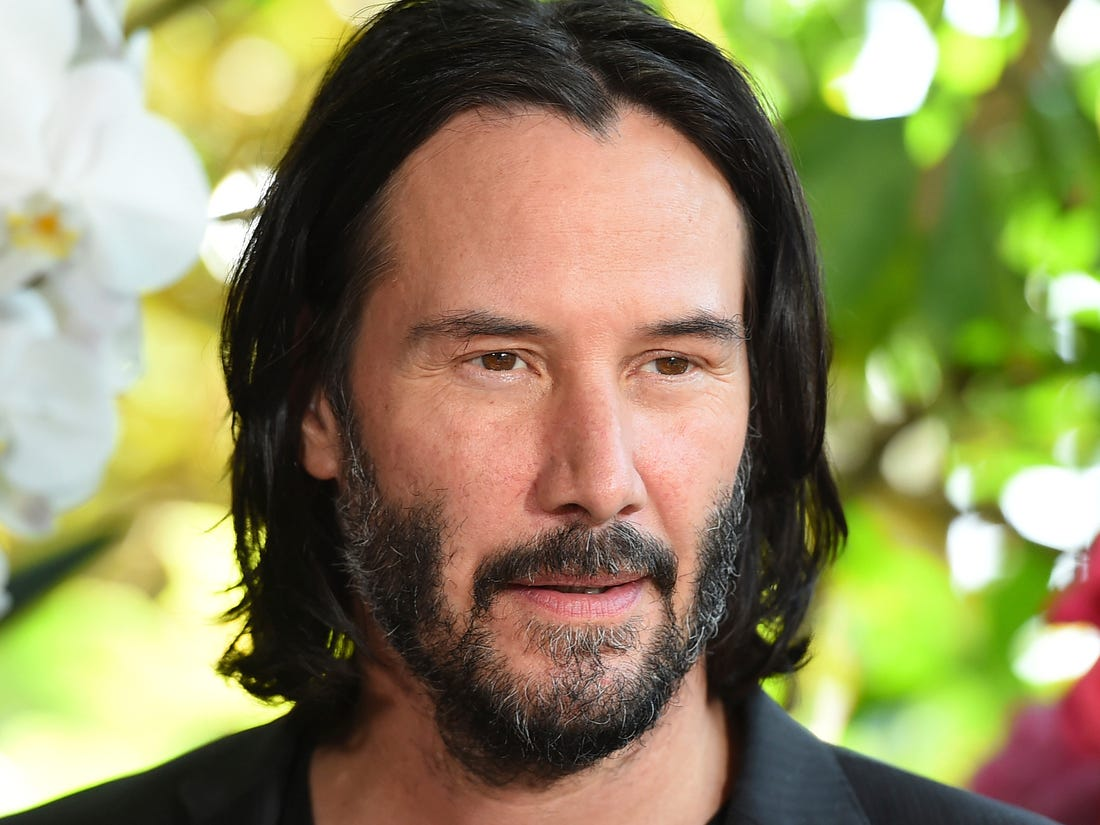
#> input picture CompVision/ImgProcessing/keanu.jpg, 1100 x 825 px
$ python facedetect.py
#> lines starting #> are read from the running program, lines starting #| are printed output that depends on the picture; after the words box and inside, x2 and y2 are one past the last pixel; in counts of white or black regions, pixels touching at a corner belong together
"""
This script is used to detect faces.
"""

from cv2 import cv2

face_cascade = cv2.CascadeClassifier("haarcascade_frontalface_default.xml")

img = cv2.imread("keanu.jpg")
#> img is the input picture: shape (825, 1100, 3); mean B, G, R 93.8, 135.6, 142.1
#  Converts bgr img to gray.
gray_img = cv2.cvtColor(img,cv2.COLOR_BGR2GRAY)
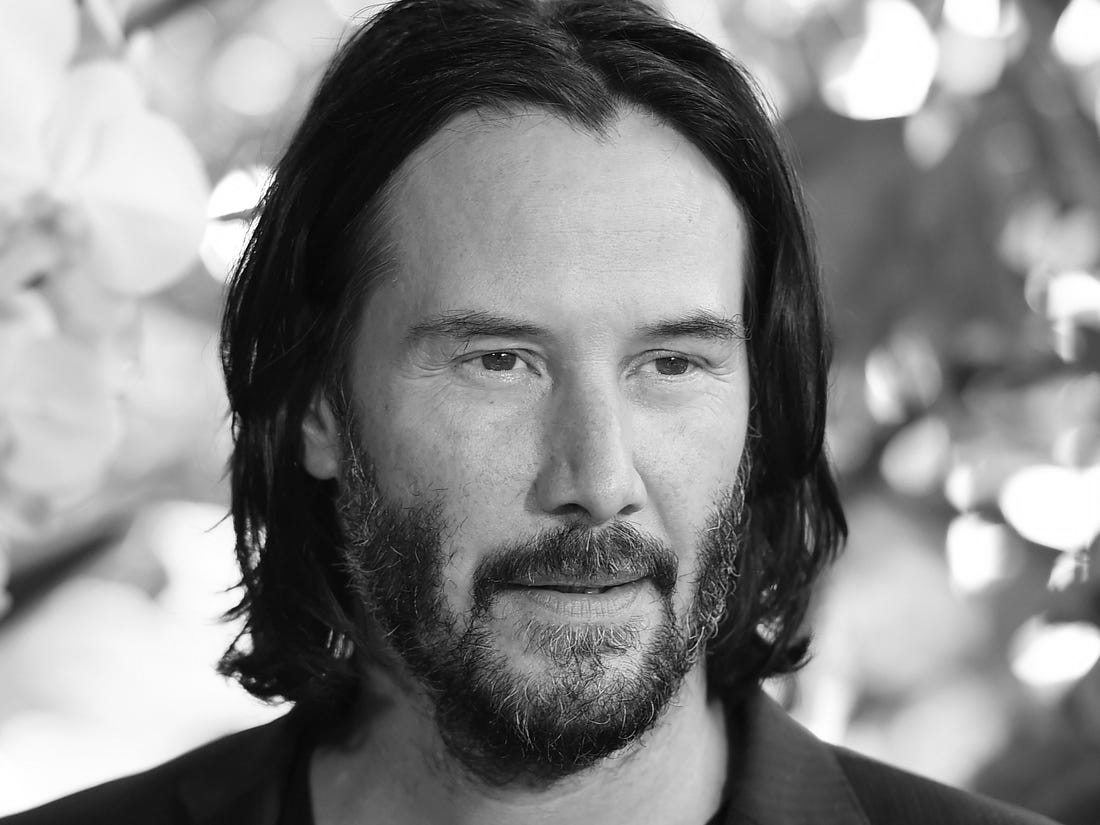
#> gray_img: shape (825, 1100); min 0, max 255, mean 132.8

faces = face_cascade.detectMultiScale(gray_img,
scaleFactor=1.05,
minNeighbors=5)
#> faces = [[337, 165, 497, 497]]

print(faces)  #  it will return ndim array which specifies the face area pixel numbers.
#| [[337 165 497 497]]

#  to print rectangle around the face using coordinates in faces variable.
for x,y,h,w in faces:
    img = cv2.rectangle(img,(x,y),(x+w,y+h),(0,255,0),3)
#> this loop made 1 pass
#> pass 1, `img = cv2.rectangle(img,(x,y),(x+w,y+h),(0,255,0),3)`:
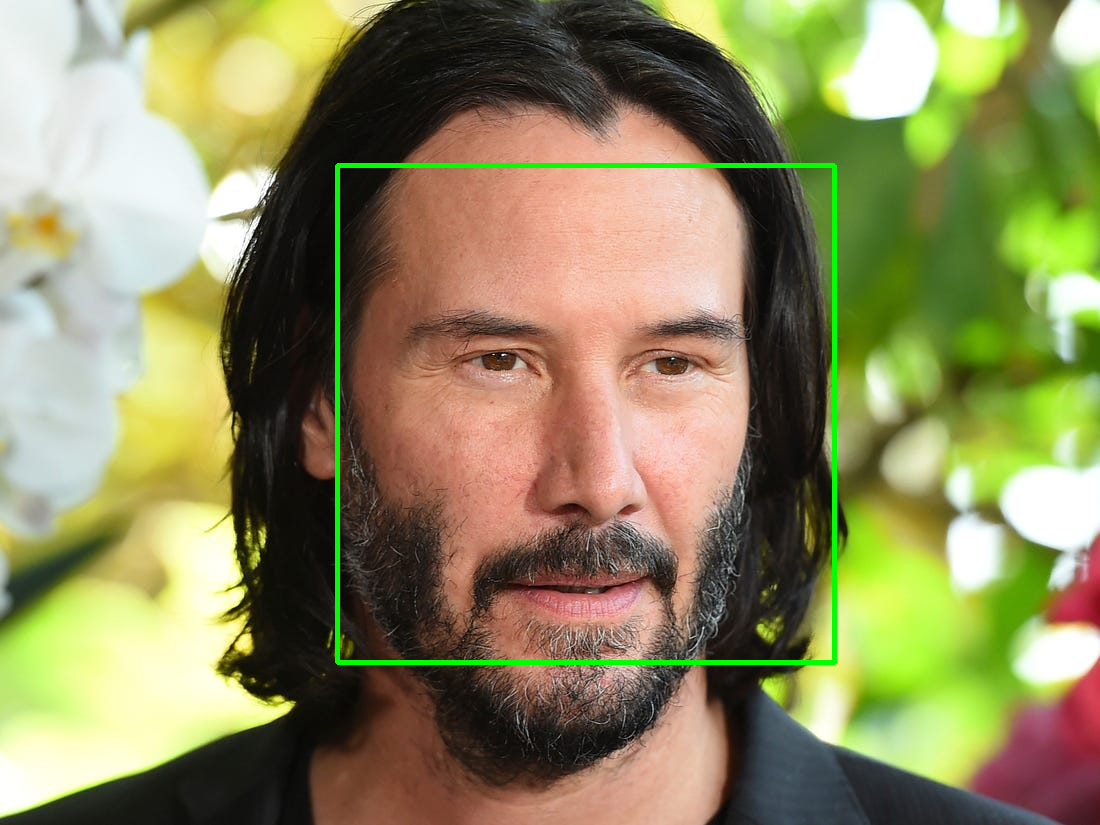
#> img: shape (825, 1100, 3); 1.09% of pixels changed, all inside (x1, y1, x2, y2) = (335, 163, 837, 665)


cv2.imshow("keanu",img)
cv2.waitKey(0)
cv2.destroyAllWindows()

$ run again, with CompVision/ImgProcessing/galaxy.jpg copied over CompVision/ImgProcessing/keanu.jpg
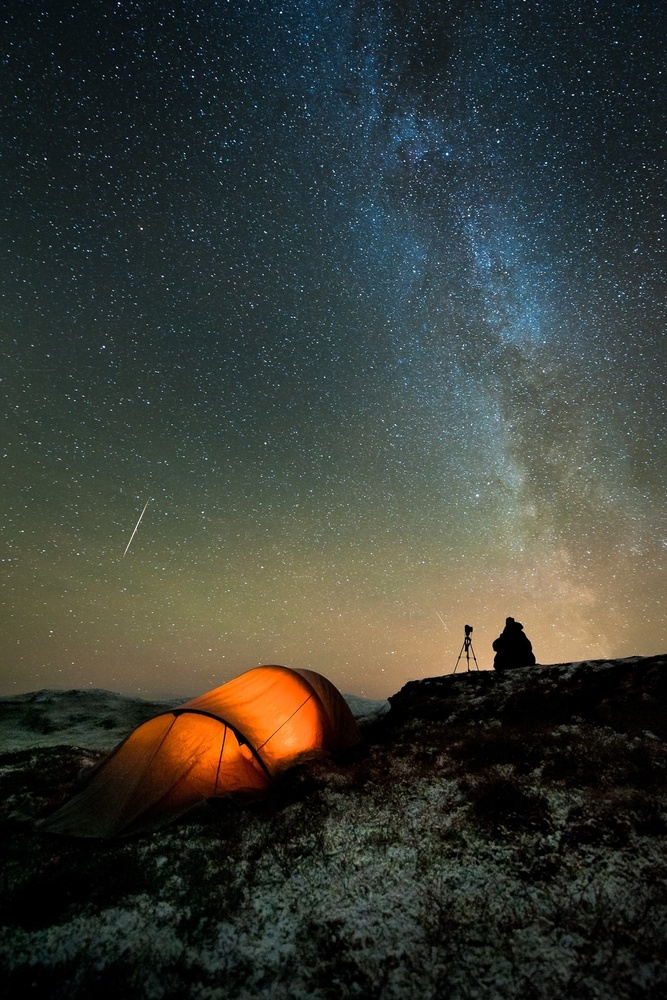
#> input picture CompVision/ImgProcessing/galaxy.jpg, 667 x 1000 px, shrunk from 990 x 1485 before the run
#> img is the input picture: shape (1000, 667, 3); mean B, G, R 53.4, 60.3, 56.8
#> `gray_img = cv2.cvtColor(img,cv2.COLOR_BGR2GRAY)`:
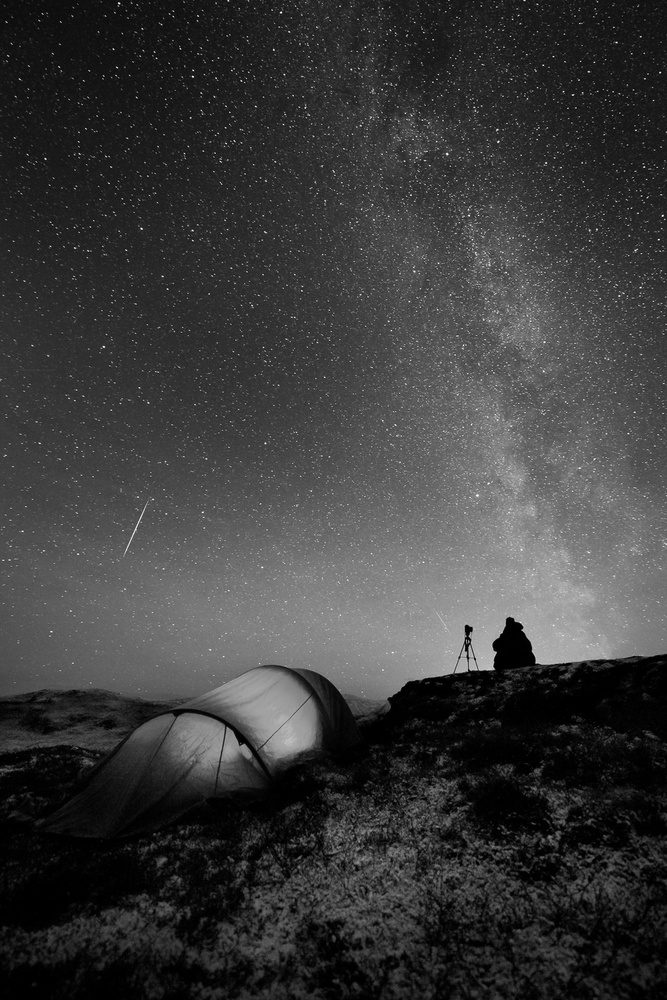
#> gray_img: shape (1000, 667); min 0, max 253, mean 58.5
#> faces = [[536, 524, 27, 27], [530, 720, 56, 56]]
#| [[536 524  27  27]
#|  [530 720  56  56]]
#> the loop `for x,y,h,w in faces:` made 2 passes
#> pass 2, `img = cv2.rectangle(img,(x,y),(x+w,y+h),(0,255,0),3)`:
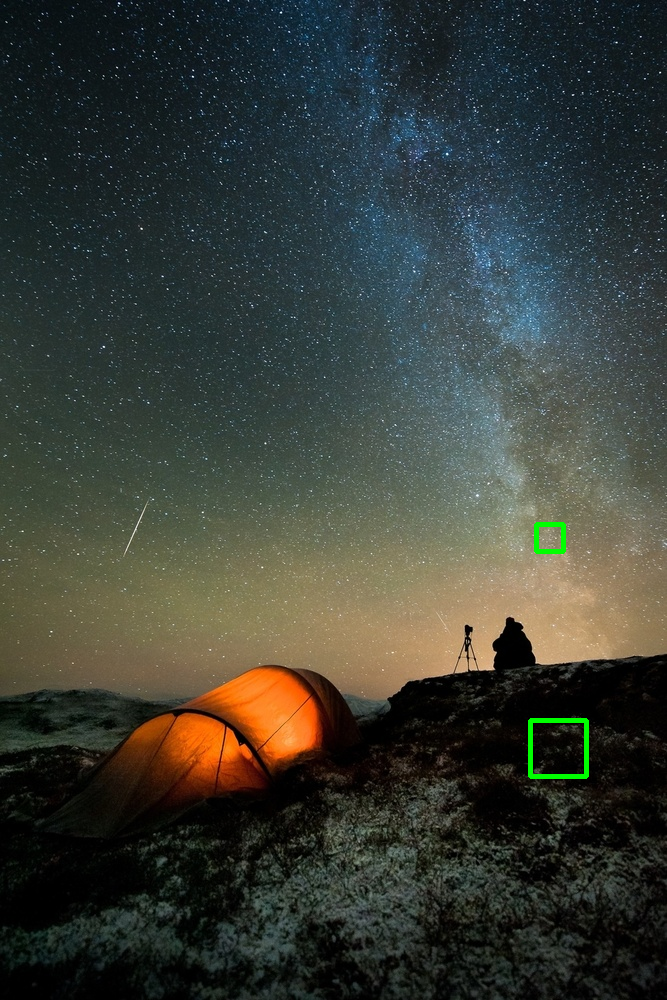
#> img: shape (1000, 667, 3); mean B, G, R 53.3, 60.8, 56.6
